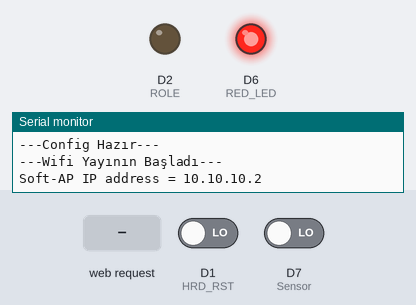
A sketch run on a simulated ESP8266 (NodeMCU). On the bench: output pins drawn as LEDs (lit = HIGH), the last lines printed to the serial monitor. The inputs (shaded band) are chosen by the test bench; at power-on: D7 (Sensor) LOW, D1 (HRD_RST) LOW. WiFi joins after 1.5 s; servers stay silent unless stated; the local clock reads 2024-03-15 10:24:30 at power-on unless the sketch sets it; EEPROM starts erased.

Above: at 1.0 s.
1.1 s: HTTP request GET // received
At 3.7 s:
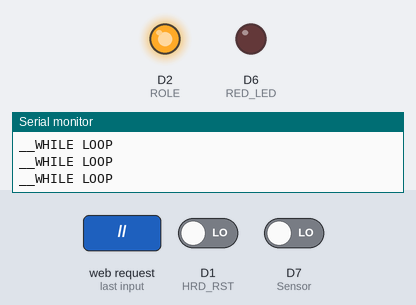
4.1 s: D7 (Sensor) driven HIGH
At 6.1 s:
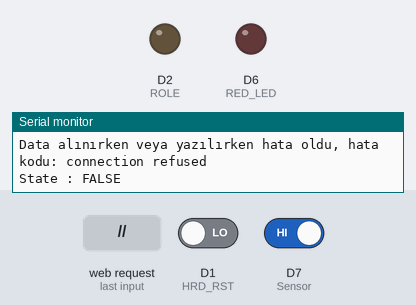
6.8 s: D7 (Sensor) driven LOW
At 7.3 s:
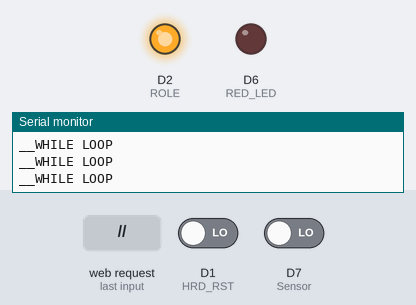
Timing chart, 0 to 9.8 s (numbered marks = the images above; inputs shaded):
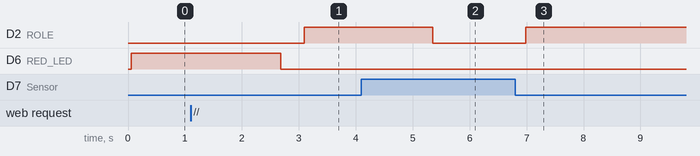

Measured:
- after the input at 1.1 s, D2 (ROLE): LOW → HIGH after 2.0 s; D6 (RED_LED): HIGH → LOW after 1.6 s
- after the input at 4.1 s, D2 (ROLE): HIGH → LOW after 1.2 s
- after the input at 6.8 s, D2 (ROLE): LOW → HIGH after 0.18 s

The sketch:

wifi.ino
```cpp
#include <ESP8266WiFi.h>
#include <ESP8266HTTPClient.h>
#include <EEPROM.h>
#include <DS1302.h>


IPAddress local_IP(10,10,10,2);
IPAddress gateway(10,10,10,5);
IPAddress subnet(255,255,255,0);
WiFiServer server(80);
DS1302 rtc(D3, D4, D5);


String ssid 	= "";
String pass 	= "";
String uid  	= "";
String offPass 	= "";

String r_ssid       = "";
String r_pass       = "";
String r_uid        = "";
int    Sensor 	    = D7;
int    ROLE         = D2;
int    RED_LED      = D6;
int    HRD_RST      = D1;


//====================================
void setup() {
  Serial.begin(115200);
  pinMode(Sensor, INPUT) ;
  pinMode(ROLE,OUTPUT);
  pinMode(RED_LED,OUTPUT);
  pinMode(HRD_RST,INPUT);
  rtc.halt(false);
  rtc.writeProtect(false);

//  attachInterrupt(digitalPinToInterrupt(HRD_RST), hardReset, FALLING);

  EEPROM.begin(512);
  // first time set-up settings
  if (!(read_string(310,300).equals("1") || read_string(310,300).equals("0"))) {
  	write_EEPROM("1;",300);
  	EEPROM.commit();
  }
  //hard reset if require
    if(read_string(310,300).equals("1")){
  	hardReset();
  	write_EEPROM("0;",300);
  	EEPROM.commit();
  }else{
  	if (read_string(320,310).equals("1")) {
  		connectWiFi();
  	}
  	else{
  		//TODO
  	}
  }


}
//====================================
bool    configRes  = false;
bool    hardR      = true;
String  resBuf     = "" ;
String  res        = "" ;
int  	zaman 	   = 0  ;
String  buffer     = "" ;
int 	tZaman     = 0  ;
//====================================
//======= LOOP =======================
//====================================
void loop() {

  while(1){
	  zaman = getTime();
	  // Timer...
	  if (zaman != tZaman) {
	  	String timer = veri(false,"vana","tekrar","node","");
	  	if (timer.length()>4) {
			timer = timer.substring(1,timer.length()-1) + ",";
			buffer  =	timer.substring(0,timer.indexOf(","));
			}
	   	while(buffer.length()>0){
	  	Serial.println(buffer);
	  	timer  = timer.substring(timer.indexOf(",")+1);
	  	buffer = timer.substring(0,timer.indexOf(","));
	  	if (String(zaman).equals(buffer)) {
	  		//TODO vana kapanma
	  		vanaDurum(false);
	  		for (int i = 0; i< 1 ;i++ ) {
	  			digitalWrite(RED_LED,HIGH);
	  			delay(500);
	  			digitalWrite(RED_LED,LOW);
	  			delay(500);
	  			}
	  		}
	  	if (String(zaman + 1).equals(buffer)) {
	  		//TODO vana açılma
	  		vanaDurum(true);
				for (int i = 0; i< 10 ;i++ ) {
	  			digitalWrite(RED_LED,HIGH);
	  			delay(100);
	  			digitalWrite(RED_LED,LOW);
	  			delay(100);
	  			}
			}
			}
	  	}


    	res = veri(false,"vana","","vanaDurum","");
	  	vanaDurum(res.equals("\"on\""));

     	tZaman = zaman;
      	// HARD RESET
  		if (digitalRead(HRD_RST) == HIGH ){
      		hardReset();
      		write_EEPROM("0;",300);
  			EEPROM.commit();
  		}
	}
}
/*
*It will get current Time
*
*/
int getTime(){
	String t 	= rtc.getTimeStr(FORMAT_SHORT);
	String h 	= t.substring(0,t.indexOf(":"));
	String m  	= t.substring(t.indexOf(":")+1);
	String day 	= rtc.getDOWStr(FORMAT_SHORT);
	String dow[7] ={ "Monday", "Tuesday", "Wednesday","Thursday", "Friday", "Saturday", "Sunday"};
	int res = h.toInt()*600 + m.toInt()*10;
	for (int i = 0; i < 7 ; i++ ) {
		if (day.equals(dow[i])) {
			res = res + (i+1)*100000;
		}
	}
	return res ;
}
//====================================
//============ WiFi ==================
//====================================
void connectWiFi(){
  EEPROM.begin(512);
  r_ssid = read_string(100,0);
  r_pass = read_string(200,100);
  r_uid  = read_string(300,200);
  uid = r_uid;
  Serial.println("Recovered credentials:");
  Serial.println(r_ssid);
  Serial.println(r_pass);
  Serial.println(r_uid);
  WiFi.mode(WIFI_STA);
  WiFi.begin(r_ssid.c_str(),r_pass.c_str());
  Serial.println("---Baglanti moduna geçildi");
  int a  = 0;
  while ((WiFi.status() != WL_CONNECTED)){
    delay(100);
    Serial.print(".");
    a = a + 1;
    if(a == 50){
    	a = 0;
    	hardReset();
    	write_EEPROM("0;",300);
  		EEPROM.commit();
    }
   }
  Serial.println("Wifi Bağlandı") ;
  }
//====================================
//=========  VANA DURUM  =============
//====================================
void vanaDurum(boolean state){
	if (state) {
		Serial.println("State : TRUE");
    	if (digitalRead(Sensor) == HIGH) {
    		Serial.println("Sensor : HIGH");
    		digitalWrite(ROLE,HIGH);
    		delay(5060);
    		digitalWrite(ROLE,LOW);
    	}
    }else{
    	Serial.println("State : FALSE");
    	if (digitalRead(Sensor) == LOW) {
    		Serial.println("Sensor : LOW");
    		digitalWrite(ROLE,HIGH);
    		delay(100);
    		while(1){
    			Serial.println("__WHILE LOOP");
    			delay(50);
    			if (digitalRead(Sensor) == HIGH) {
    				delay(1200);
    				Serial.println("Sensor : HIGH");
    				digitalWrite(ROLE,LOW);
    				break;
    			}
    		}
    	}
    }

}

//====================================
//======== VERİ ======================
//====================================

  // type = true(veri gönder), false(veri al)
  // uid = F48cHLaoG1dSVUzrsls0onx2ItT2
  // tablo = vana , tekrar
  // sutun = gün adı(pzt , sal ,car, per, cum, cmt, paz)
  // key = onTime, offTime , vanaDurum
  // data = {onTime,offTime}(10:30) , vanaDurum(on off)
String veri(bool type ,String tablo, String sutun, String key,String data ){
   int timeOut = 3;
   int httpCode = 0;
   String path = "https://vana-6640a.firebaseio.com/users/"+uid+"/"+tablo+"";
   String fingerprint = "B6:F5:80:C8:B1:DA:61:C1:07:9D:80:42:D8:A9:1F:AF:9F:C8:96:7D";


    if(timeOut<1){
      	return "error";
 	}

   	if ((WiFi.status() == WL_CONNECTED)) {

		HTTPClient http;

		if(sutun.length()<1){
		  if(type){
		     http.begin(path+".json", fingerprint);
		  }else{
		     http.begin(path+"/"+key+".json", fingerprint);
		  }
		}else{
		  if(type){
		     http.begin(path+"/"+sutun+".json", fingerprint);
		  } else{
		     http.begin(path+"/"+sutun+"/"+key+".json", fingerprint);

		  }
		}


		if(type){
		httpCode = http.PUT("{\""+key+"\":\""+data+"\"}");
		} else{
		httpCode = http.GET();
		}

		if (httpCode == HTTP_CODE_OK) {
		  String payload = http.getString();
		  return payload;
		}
		else {
		Serial.printf("Data alınırken veya yazılırken hata oldu, hata kodu: %s\n", http.errorToString(httpCode).c_str());
		return "error";
		}
		http.end();
  	}else{
	    timeOut --;
	    Serial.println("Wifi Baglantı hatası, Yeniden Baglanılıyor .. ");
	    delay(1000);
    }
  }

//====================================
//=========  ZAMANLAYICI =============
//====================================
void zamanlayici(){


  }
//====================================
//======== WİFİ YAYIN ================
//====================================

  // wifi yayını başlatır

  void wifiYay(){
  Serial.println(WiFi.softAPConfig(local_IP, gateway, subnet) ? "---Config Hazır---" : "Config Hata!");
  Serial.println(WiFi.softAP("vana","vanakey00") ? "---Wifi Yayının Başladı---" : "Wifi Yayını Başlayamadı!");
  Serial.print("Soft-AP IP address = ");
  Serial.println(WiFi.softAPIP());
  server.begin();
  }

//====================================
//========= HARD RESET ===============
//====================================
// ssid, pass, ve uid alma
void hardReset(){
	clear_eeprom();
	digitalWrite(RED_LED,HIGH);
	wifiYay();
	WiFiClient client = server.available();
  	while (!client) {
    	delay(100);
    	client = server.available();
  	}
	Serial.println("istemci geldi.");

   // İstemci veri gönderenne kadar bekle
  	while(!client.available()){
    	delay(1);
  	}

  	Serial.println("istemci veri gönderdi.");

  	String req = client.readStringUntil('\n');
  	client.flush();

  	Serial.println(req);

  	String mode = req.substring(req.indexOf("/")+1,req.indexOf("//"));
	EEPROM.begin(512);

  	if (mode.equals("offline")) {
	  	offline_mode(req);
	  	write_EEPROM("0;",310);
	  	EEPROM.commit();
	}else{
	  	online_mode(req);
	  	write_EEPROM("1;",310);
	  	EEPROM.commit();
	}

	client.flush();
   	String HTML = "HTTP/1.1 200 OK\r\nContent-Type: text/html\r\n\r\n<!DOCTYPE HTML>\r\n<html></html>";
   	client.print(HTML);
   	delay(10);
  	digitalWrite(RED_LED,LOW);


}

  /*
  *Online Mode
  *
  */
void online_mode(String req){
	ssid = req.substring(req.indexOf("//")+2,req.indexOf(":"));
  	String passBuf = req.substring(req.indexOf(":")+1,req.length());
  	pass = passBuf.substring(0,passBuf.indexOf(":"));
  	uid = passBuf.substring(passBuf.indexOf(":")+1,passBuf.length());
  	uid = uid.substring(0,uid.indexOf(":"));

 	int spaceIndex = ssid.indexOf("%");
    while(spaceIndex != -1){
    	ssid = ssid.substring(0,spaceIndex) +" "+ ssid.substring(spaceIndex+3,ssid.length());
    	spaceIndex = ssid.indexOf("%");
    	}

  	Serial.println(ssid);
  	Serial.println(pass);
  	Serial.println(uid);


    WiFi.softAPdisconnect(true);
	WiFi.mode(WIFI_STA);
   	WiFi.begin( ssid.c_str(),pass.c_str());
   	Serial.println("---Baglanti moduna geçildi---");

   	while ((WiFi.status() != WL_CONNECTED)){
    	delay(100);
    	Serial.print("*");
    	}
    Serial.println("Wifi Bağlandı") ;
    // Write data to EEPROM
 	write_to_Memory(ssid,pass,uid);
    Serial.println("---Veri Yazıldı ,  Hard Reset Sona Erdi.---");

   }

/*
 *Offline Mode
 *
 */
void offline_mode(String req){
	offPass = req.substring(req.indexOf("//")+2);
	EEPROM.begin(512);
	write_EEPROM(offPass + ";", 320);
	EEPROM.commit();
}

/*
 *EEPROM read and write methods
 *
 */

  String read_string(int l, int p){
    String temp;
    for (int n = p; n < l+p; ++n)
      {
       if(char(EEPROM.read(n))!=';'){
          if(isWhitespace(char(EEPROM.read(n)))){
            //do nothing
          }else temp += String(char(EEPROM.read(n)));

       }else n=l+p;

      }
    return temp;
  }

  void write_to_Memory(String s, String p, String u) {
  s += ";";
  write_EEPROM(s, 0);
  p += ";";
  write_EEPROM(p, 100);
  u += ";";
  write_EEPROM(u, 200);
  EEPROM.commit();
}

void write_EEPROM(String x, int pos) {
  for (int n = pos; n < x.length() + pos; n++) {
    EEPROM.write(n, x[n - pos]);
  }
}
/*
 *Clear EEPROM
 *
 */
void clear_eeprom(){
	EEPROM.begin(512);
    // write a 0 to all 512 bytes of the EEPROM
  	for (int i = 0; i < 512; i++) {
    	EEPROM.write(i, 0);
  	}
	EEPROM.end();
}
//====================================
//====================================
//====================================
```
